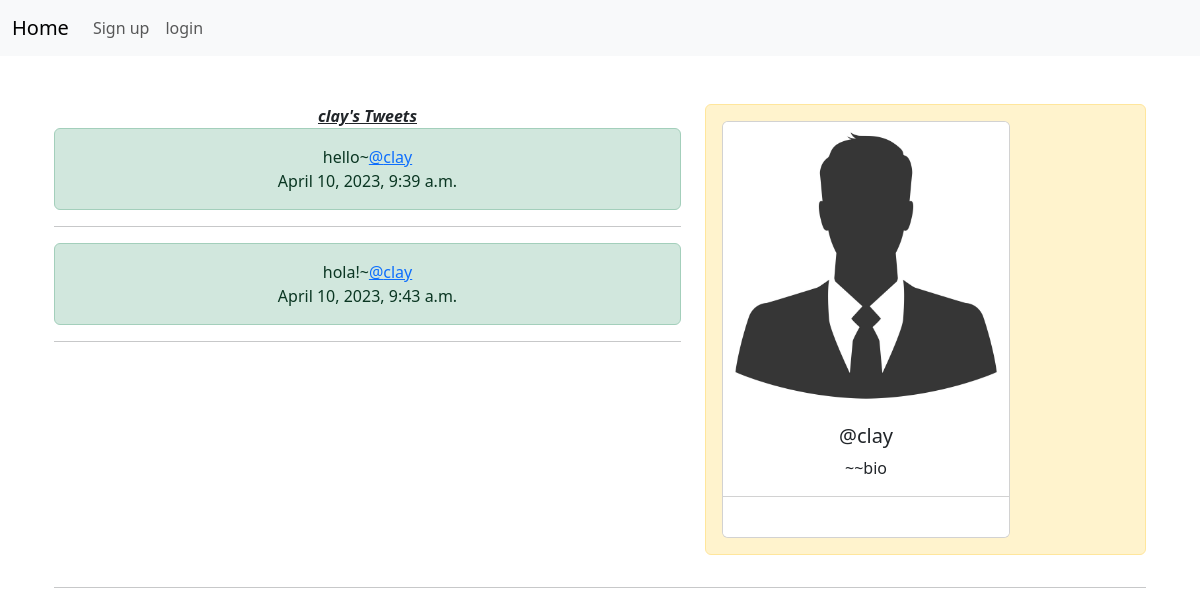
Screenshot of /userprofile/23 with the database file from the repository.
### miniproject/models.py (models this page shows, shortened)
class Profile(models.Model):
    user=models.CharField(max_length=100)
    password=models.CharField(max_length=100)
    social_media_url=models.CharField(max_length=50, blank=True,null=True)
    bio=models.TextField(blank=True)
    gender=models.CharField(max_length=10,default='male')
    color1=models.CharField(max_length=50)
    color2=models.CharField(max_length=50)
    color3=models.CharField(max_length=50)

class Tweet(models.Model):
    user=models.ForeignKey(User,on_delete=models.CASCADE)
    body=models.TextField(null=False,blank=False)
    date_created=models.DateTimeField(auto_now_add=True)

### miniproject/views.py (the view)
# urls.py: path('userprofile/<int:pk>',uprofile,name='uprofile'),
def uprofile(request, pk):
    user = get_object_or_404(User, id=pk)
    uname = user.username
    print(uname)
    if request.method == 'GET':
        profile = get_object_or_404(Profile, user=uname)
        tweets = Tweet.objects.filter(user_id=pk)
        context = {'profile': profile, 'tweets': tweets}
        return render(request, 'uprofile.html', context)

### miniproject/templates/uprofile.html
{% extends 'base.html' %}
{% load static %}
{% block content %}
<div class="container text-center">
    <br><br>
<div class="row">
    <div class="col-7">
      <b><i><u>{{profile.user}}'s Tweets</u></i></b>
        {% for t in tweets %}
        <div class="alert alert-success" role="alert">
            {{t.body}}~<a href="{% url 'uprofile' t.user.id %}" >@{{t.user.username}}</a>
            <br>{{t.date_created|date:'DATETIME_FORMAT'}}
          </div><hr>
          {% endfor %}
    </div>
    <div class="col-5">
      <div class="alert alert-warning" role="alert">
      <div class="card" style="width: 18rem;">
        {% if profile.gender == "male" %}
        <img src="{% static 'images/default.jpg' %}" class="card-img-top" alt="...">
        {% else %}
        <img src="{% static 'images/girl.png' %}" class="card-img-top" alt="...">
        {% endif %}
        <div class="card-body">
          <h5 class="card-title">@{{profile.user}}</h5>
          <p class="card-text">~~bio <br>{{profile.bio}}</p>
        </div>
        <ul class="list-group list-group-flush">
          <li class="list-group-item"><a href="{{profile.social_media_url}}" target="_blank">{{profile.social_media_url}} </a></li>
        </ul>
    </div>
    </div>
</div>
{% endblock %}

### miniproject/templates/base.html (style rules this page uses)
.card a { color: white; transition: .4s ease-in-out; }

### rows the page displays
Profile: user "clay"
Tweet: body "hello", user.username "clay", date_created "April 10, 2023, 9:39 a.m."
Tweet: body "hola!", user.username "clay", date_created "April 10, 2023, 9:43 a.m."
